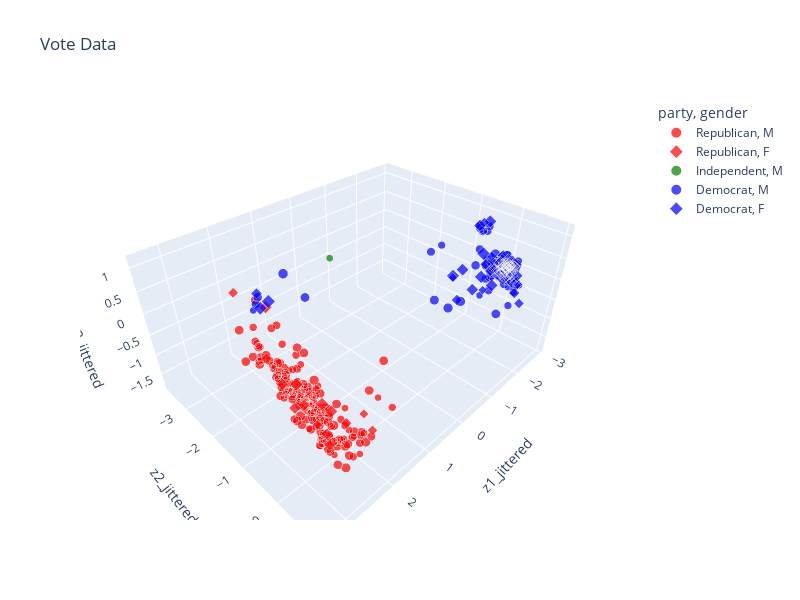

This figure's notebook cell:
### Markdown cell above
Baesd on the plot above, it looks like there are two clusters of datapoints. What do you think this corresponds to?

By incorporating member information ([source](https://github.com/unitedstates/congress-legislators)), we can augment our graph with biographic data like each member's party and gender. 

````{dropdown} Click to see the code
:open: false
```python
legislators_data = yaml.safe_load(open("data/legislators-2019.yaml"))


def to_date(s):
    return datetime.strptime(s, "%Y-%m-%d")


legs = pd.DataFrame(
    columns=[
        "leg_id",
        "first",
        "last",
        "gender",
        "state",
        "chamber",
        "party",
        "birthday",
    ],
    data=[
        [
            x["id"]["bioguide"],
            x["name"]["first"],
            x["name"]["last"],
            x["bio"]["gender"],
            x["terms"][-1]["state"],
            x["terms"][-1]["type"],
            x["terms"][-1]["party"],
            to_date(x["bio"]["birthday"]),
        ]
        for x in legislators_data
    ],
)
legs["age"] = 2024 - legs["birthday"].dt.year
legs.set_index("leg_id")
legs.sort_index()

vote_2d = vote_2d.join(legs.set_index("leg_id")).dropna()

np.random.seed(42)
vote_2d["z1_jittered"] = vote_2d["z1"] + np.random.normal(0, 0.1, len(vote_2d))
vote_2d["z2_jittered"] = vote_2d["z2"] + np.random.normal(0, 0.1, len(vote_2d))
vote_2d["z3_jittered"] = vote_2d["z3"] + np.random.normal(0, 0.1, len(vote_2d))

px.scatter_3d(vote_2d, x='z1_jittered', y='z2_jittered', z='z3_jittered', color='party', symbol="gender", size='age',
           title='Vote Data', width=800, height=600, size_max=10,
           opacity = 0.7,
           color_discrete_map={'Democrat':'blue', 'Republican':'red', "Independent": "green"},
           hover_data=['first', 'last', 'state', 'party', 'gender', 'age'])
```

````

### Code cell
legislators_data = yaml.safe_load(open("data/legislators-2019.yaml"))


def to_date(s):
    return datetime.strptime(s, "%Y-%m-%d")


legs = pd.DataFrame(
    columns=[
        "leg_id",
        "first",
        "last",
        "gender",
        "state",
        "chamber",
        "party",
        "birthday",
    ],
    data=[
        [
            x["id"]["bioguide"],
            x["name"]["first"],
            x["name"]["last"],
            x["bio"]["gender"],
            x["terms"][-1]["state"],
            x["terms"][-1]["type"],
            x["terms"][-1]["party"],
            to_date(x["bio"]["birthday"]),
        ]
        for x in legislators_data
    ],
)
legs["age"] = 2024 - legs["birthday"].dt.year
legs.set_index("leg_id")
legs.sort_index()

vote_2d = vote_2d.join(legs.set_index("leg_id")).dropna()

np.random.seed(42)
vote_2d["z1_jittered"] = vote_2d["z1"] + np.random.normal(0, 0.1, len(vote_2d))
vote_2d["z2_jittered"] = vote_2d["z2"] + np.random.normal(0, 0.1, len(vote_2d))
vote_2d["z3_jittered"] = vote_2d["z3"] + np.random.normal(0, 0.1, len(vote_2d))

px.scatter_3d(vote_2d, x='z1_jittered', y='z2_jittered', z='z3_jittered', color='party', symbol="gender", size='age',
           title='Vote Data', width=800, height=600, size_max=10,
           opacity = 0.7,
           color_discrete_map={'Democrat':'blue', 'Republican':'red', "Independent": "green"},
           hover_data=['first', 'last', 'state', 'party', 'gender', 'age'])

### Figure 1 — Plotly figure (JSON) as saved in the notebook; plotly's stock layout.template omitted (floating-point values rounded to 4 significant figures; data arrays with more than 128 entries replaced by an {"elided": "..."} marker saying what was removed)
{"data": [{"customdata": {"elided": "184x6 mixed values"}, "hovertemplate": "party=%{customdata[3]}<br>gender=%{customdata[4]}<br>z1_jittered=%{x}<br>z2_jittered=%{y}<br>z3_jittered=%{z}<br>age=%{customdata[5]}<br>first=%{customdata[0]}<br>last=%{customdata[1]}<br>state=%{customdata[2]}<extra></extra>", "legendgroup": "Republican, M", "marker": {"color": "red", "opacity": 0.7, "size": {"elided": "184 float values"}, "sizemode": "area", "sizeref": 0.91, "symbol": "circle"}, "mode": "markers", "name": "Republican, M", "scene": "scene", "showlegend": true, "type": "scatter3d", "x": {"elided": "184 float values"}, "y": {"elided": "184 float values"}, "z": {"elided": "184 float values"}}, {"customdata": [["Susan", "Brooks", "IN", "Republican", "F", 64], ["Liz", "Cheney", "WY", "Republican", "F", 58], ["Virginia", "Foxx", "NC", "Republican", "F", 81], ["Kay", "Granger", "TX", "Republican", "F", 81], ["Jenniffer", "González-Colón", "PR", "Republican", "F", 48], ["Vicky", "Hartzler", "MO", "Republican", "F", 64], ["Jaime", "Herrera Beutler", "WA", "Republican", "F", 46], ["Debbie", "Lesko", "AZ", "Republican", "F", 66], ["Cathy", "McMorris Rodgers", "WA", "Republican", "F", 55], ["Carol", "Miller", "WV", "Republican", "F", 74], ["Martha", "Roby", "AL", "Republican", "F", 48], ["Aumua", "Amata", "AS", "Republican", "F", 77], ["Elise", "Stefanik", "NY", "Republican", "F", 40], ["Ann", "Wagner", "MO", "Republican", "F", 62], ["Jackie", "Walorski", "IN", "Republican", "F", 61]], "hovertemplate": "party=%{customdata[3]}<br>gender=%{customdata[4]}<br>z1_jittered=%{x}<br>z2_jittered=%{y}<br>z3_jittered=%{z}<br>age=%{customdata[5]}<br>first=%{customdata[0]}<br>last=%{customdata[1]}<br>state=%{customdata[2]}<extra></extra>", "legendgroup": "Republican, F", "marker": {"color": "red", "opacity": 0.7, "size": [64.0, 58.0, 81.0, 81.0, 48.0, 64.0, 46.0, 66.0, 55.0, 74.0, 48.0, 77.0, 40.0, 62.0, 61.0], "sizemode": "area", "sizeref": 0.91, "symbol": "diamond"}, "mode": "markers", "name": "Republican, F", "scene": "scene", "showlegend": true, "type": "scatter3d", "x": [2.959, 2.909, 3.086, 2.955, 2.287, 3.251, 1.962, 3.264, 2.414, 2.747, 2.7, 1.246, 1.361, 3.036, 3.045], "y": [0.5991, -0.8521, 0.1454, 0.5318, -2.718, 0.2868, 0.5839, 0.06393, 0.4342, 0.4784, 0.06436, -3.352, -0.2182, 0.2126, 0.7651], "z": [-0.2403, 0.3007, 0.5367, 0.3262, 0.3843, 0.2829, -0.9741, 0.5981, -0.5664, -0.01684, -0.6739, -0.7684, -1.64, 0.1277, -0.2689]}, {"customdata": [["Justin", "Amash", "MI", "Independent", "M", 44]], "hovertemplate": "party=%{customdata[3]}<br>gender=%{customdata[4]}<br>z1_jittered=%{x}<br>z2_jittered=%{y}<br>z3_jittered=%{z}<br>age=%{customdata[5]}<br>first=%{customdata[0]}<br>last=%{customdata[1]}<br>state=%{customdata[2]}<extra></extra>", "legendgroup": "Independent, M", "marker": {"color": "green", "opacity": 0.7, "size": [44.0], "sizemode": "area", "sizeref": 0.91, "symbol": "circle"}, "mode": "markers", "name": "Independent, M", "scene": "scene", "showlegend": true, "type": "scatter3d", "x": [0.175], "y": [-2.395], "z": [0.4021]}, {"customdata": {"elided": "148x6 mixed values"}, "hovertemplate": "party=%{customdata[3]}<br>gender=%{customdata[4]}<br>z1_jittered=%{x}<br>z2_jittered=%{y}<br>z3_jittered=%{z}<br>age=%{customdata[5]}<br>first=%{customdata[0]}<br>last=%{customdata[1]}<br>state=%{customdata[2]}<extra></extra>", "legendgroup": "Democrat, M", "marker": {"color": "blue", "opacity": 0.7, "size": {"elided": "148 float values"}, "sizemode": "area", "sizeref": 0.91, "symbol": "circle"}, "mode": "markers", "name": "Democrat, M", "scene": "scene", "showlegend": true, "type": "scatter3d", "x": {"elided": "148 float values"}, "y": {"elided": "148 float values"}, "z": {"elided": "148 float values"}}, {"customdata": {"elided": "91x6 mixed values"}, "hovertemplate": "party=%{customdata[3]}<br>gender=%{customdata[4]}<br>z1_jittered=%{x}<br>z2_jittered=%{y}<br>z3_jittered=%{z}<br>age=%{customdata[5]}<br>first=%{customdata[0]}<br>last=%{customdata[1]}<br>state=%{customdata[2]}<extra></extra>", "legendgroup": "Democrat, F", "marker": {"color": "blue", "opacity": 0.7, "size": [78.0, 59.0, 71.0, 70.0, 74.0, 72.0, 63.0, 48.0, 62.0, 58.0, 60.0, 71.0, 61.0, 52.0, 67.0, 81.0, 80.0, 62.0, 71.0, 67.0, 44.0, 65.0, 82.0, 55.0, 72.0, 76.0, 36.0, 49.0, 43.0, 74.0, 64.0, 51.0, 48.0, 57.0, 37.0, 74.0, 89.0, 59.0, 78.0, 74.0, 68.0, 68.0, 77.0, 87.0, 78.0, 70.0, 58.0, 49.0, 78.0, 70.0, 73.0, 80.0, 49.0, 46.0, 53.0, 64.0, 87.0, 88.0, 35.0, 43.0, 84.0, 69.0, 58.0, 50.0, 50.0, 83.0, 59.0, 80.0, 55.0, 74.0, 59.0, 65.0, 83.0, 52.0, 48.0, 45.0, 41.0, 56.0, 74.0, 59.0, 48.0, 51.0, 40.0, 38.0, 71.0, 86.0, 58.0, 82.0, 79.0, 56.0, 67.0], "sizemode": "area", "sizeref": 0.91, "symbol": "diamond"}, "mode": "markers", "name": "Democrat, F", "scene": "scene", "showlegend": true, "type": "scatter3d", "x": [-2.455, -2.33, -2.561, -2.601, -1.91, -2.723, -2.57, -2.804, -2.534, -2.626, -2.718, -2.507, -2.525, -2.352, -2.647, -2.754, -2.582, -2.688, -2.419, -2.582, -2.799, -2.419, -2.627, -1.624, -2.748, -2.707, -2.334, -2.242, -2.027, -2.337, -2.545, -2.693, -2.235, -2.63, -2.175, -2.33, -2.759, -2.569, -2.722, -2.502, -2.007, -2.494, -2.189, -2.794, -2.744, -1.885, -2.728, -2.469, -2.424, -2.516, -2.481, -2.678, -2.59, -2.545, -2.646, -2.596, 1.052, -2.623, -2.572, -2.677, 1.328, -2.391, 1.225, -2.605, -2.539, -2.621, -2.422, -2.576, -2.624, -2.433, -2.466, -2.676, -2.52, -2.265, -2.225, -2.364, -2.592, -2.573, -2.74, -2.675, -2.486, -2.767, -2.275, -2.653, -2.545, -2.72, -2.39, -2.574, -2.783, -2.627, -2.536], "y": [-0.07877, 0.4201, -0.2298, 0.1315, -0.7469, 0.1059, 0.1894, 0.1856, 0.2399, 0.2206, 0.3189, 0.06874, 0.0703, 0.1402, 0.006876, 0.06279, -0.2077, 0.181, 0.04829, 0.1077, 0.06758, 0.0469, 0.1534, -0.3861, 0.2151, 0.08717, 0.339, -0.08654, -0.8265, 0.1165, 0.1504, 0.04893, 0.7143, 0.2625, -0.1272, -0.02055, 0.1335, 0.02677, -0.001019, 0.102, -0.2824, 0.3129, -0.2229, 0.07061, -0.1726, -0.5128, 0.1769, 0.1745, -0.128, 0.09188, 0.09702, 0.1606, -0.5775, 0.3732, 0.09162, 0.1223, -3.516, 0.1096, -0.04228, 0.2309, -3.435, -0.5498, -3.674, 0.03304, 0.3912, 0.04214, 0.007613, -0.03812, 0.1551, -0.3537, -0.3156, -0.02851, -0.02058, 0.5528, 0.4097, 0.5343, 0.08343, 0.2733, 0.03611, -0.05988, -0.01555, 0.1066, 0.5695, 0.1662, 0.1446, 0.06566, 0.1991, -0.4728, 0.1938, -0.1703, -0.009955], "z": [-0.02171, -0.0395, -0.1249, 0.06824, -0.2082, 0.05049, 0.03602, 0.05928, -0.01327, -0.02503, -0.09665, -0.07563, 0.1758, -0.06269, 0.1154, -0.03389, 0.03929, 0.07392, 0.03102, 0.1817, 0.009281, -0.07684, 0.006659, -0.5316, 0.1238, 0.1012, -0.03505, 0.4042, -0.3352, 0.3582, 0.08574, -0.005684, -0.3834, 0.1463, -0.4178, -0.3165, 0.1475, -0.09692, -0.01143, -0.003549, -0.3988, 0.01174, -0.1296, 0.06603, -0.2051, 0.05475, 0.09525, -0.1128, -0.05589, 0.06425, 0.006961, 0.1278, 0.8832, -0.07737, 0.2566, 0.1296, -0.7927, 0.1336, 0.0418, 0.02512, -0.7975, 0.8886, -0.5732, 0.06336, -0.1279, 0.08663, -0.08722, 0.1278, -0.1056, 1.038, 0.02603, -0.03788, 0.1541, -0.2195, 0.1135, -0.05667, -0.06069, 0.04831, 0.1405, 0.2607, -0.02228, 0.05058, -0.03001, 0.1022, 0.127, -0.1839, -0.06168, 0.186, 0.03047, -0.08866, 0.1132]}], "layout": {"height": 600, "legend": {"itemsizing": "constant", "title": {"text": "party, gender"}, "tracegroupgap": 0}, "scene": {"domain": {"x": [0, 1], "y": [0, 1]}, "xaxis": {"title": {"text": "z1_jittered"}}, "yaxis": {"title": {"text": "z2_jittered"}}, "zaxis": {"title": {"text": "z3_jittered"}}}, "title": {"text": "Vote Data"}, "width": 800}}
